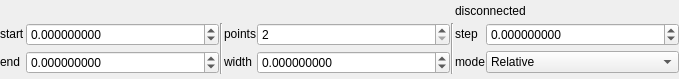
<?xml version="1.0" encoding="UTF-8"?>
<ui version="4.0">
 <class>axis</class>
 <widget class="QWidget" name="axis">
  <property name="geometry">
   <rect>
    <x>0</x>
    <y>0</y>
    <width>679</width>
    <height>79</height>
   </rect>
  </property>
  <property name="windowTitle">
   <string>Form</string>
  </property>
  <layout class="QGridLayout" name="gridLayout">
   <property name="margin">
    <number>0</number>
   </property>
   <property name="spacing">
    <number>1</number>
   </property>
   <item row="0" column="0" colspan="5">
    <widget class="QWidget" name="setupW" native="true">
     <layout class="QHBoxLayout" name="setupPlace">
      <property name="spacing">
       <number>0</number>
      </property>
      <property name="margin">
       <number>0</number>
      </property>
     </layout>
    </widget>
   </item>
   <item row="1" column="0">
    <widget class="QLabel" name="label_35">
     <property name="sizePolicy">
      <sizepolicy hsizetype="Fixed" vsizetype="Fixed">
       <horstretch>0</horstretch>
       <verstretch>0</verstretch>
      </sizepolicy>
     </property>
     <property name="text">
      <string>start</string>
     </property>
    </widget>
   </item>
   <item row="1" column="1">
    <widget class="QMDoubleSpinBox" name="start">
     <property name="toolTip">
      <string>Start point of the scan</string>
     </property>
     <property name="decimals">
      <number>9</number>
     </property>
     <property name="minimum">
      <double>-2147483647.000000000000000</double>
     </property>
     <property name="maximum">
      <double>2147483647.000000000000000</double>
     </property>
    </widget>
   </item>
   <item row="1" column="3">
    <widget class="QLabel" name="label_38">
     <property name="sizePolicy">
      <sizepolicy hsizetype="Fixed" vsizetype="Fixed">
       <horstretch>0</horstretch>
       <verstretch>0</verstretch>
      </sizepolicy>
     </property>
     <property name="text">
      <string>points</string>
     </property>
    </widget>
   </item>
   <item row="1" column="4">
    <widget class="QMSpinBox" name="points">
     <property name="toolTip">
      <string>Number of points of the scan.</string>
     </property>
     <property name="minimum">
      <number>2</number>
     </property>
     <property name="maximum">
      <number>999999999</number>
     </property>
     <property name="value">
      <number>2</number>
     </property>
    </widget>
   </item>
   <item row="1" column="7">
    <widget class="QMDoubleSpinBox" name="step">
     <property name="toolTip">
      <string>Step size</string>
     </property>
     <property name="decimals">
      <number>9</number>
     </property>
     <property name="minimum">
      <double>-2147483647.000000000000000</double>
     </property>
     <property name="maximum">
      <double>2147483647.000000000000000</double>
     </property>
     <property name="value">
      <double>0.000000000000000</double>
     </property>
    </widget>
   </item>
   <item row="2" column="0">
    <widget class="QLabel" name="label_36">
     <property name="sizePolicy">
      <sizepolicy hsizetype="Fixed" vsizetype="Fixed">
       <horstretch>0</horstretch>
       <verstretch>0</verstretch>
      </sizepolicy>
     </property>
     <property name="text">
      <string>end</string>
     </property>
    </widget>
   </item>
   <item row="2" column="1">
    <widget class="QMDoubleSpinBox" name="end">
     <property name="toolTip">
      <string>End point of the scan</string>
     </property>
     <property name="decimals">
      <number>9</number>
     </property>
     <property name="minimum">
      <double>-2147483647.000000000000000</double>
     </property>
     <property name="maximum">
      <double>2147483647.000000000000000</double>
     </property>
    </widget>
   </item>
   <item row="2" column="3">
    <widget class="QLabel" name="label_33">
     <property name="sizePolicy">
      <sizepolicy hsizetype="Fixed" vsizetype="Fixed">
       <horstretch>0</horstretch>
       <verstretch>0</verstretch>
      </sizepolicy>
     </property>
     <property name="text">
      <string>width</string>
     </property>
    </widget>
   </item>
   <item row="2" column="4">
    <widget class="QMDoubleSpinBox" name="width">
     <property name="toolTip">
      <string>Scan width</string>
     </property>
     <property name="decimals">
      <number>9</number>
     </property>
     <property name="minimum">
      <double>-2147483647.000000000000000</double>
     </property>
     <property name="maximum">
      <double>2147483647.000000000000000</double>
     </property>
    </widget>
   </item>
   <item row="2" column="6">
    <widget class="QLabel" name="label_37">
     <property name="sizePolicy">
      <sizepolicy hsizetype="Fixed" vsizetype="Fixed">
       <horstretch>0</horstretch>
       <verstretch>0</verstretch>
      </sizepolicy>
     </property>
     <property name="text">
      <string>mode</string>
     </property>
    </widget>
   </item>
   <item row="2" column="7">
    <widget class="QComboBox" name="mode">
     <property name="toolTip">
      <string>Driving mode.</string>
     </property>
     <item>
      <property name="text">
       <string>Relative</string>
      </property>
     </item>
     <item>
      <property name="text">
       <string>Absolute</string>
      </property>
     </item>
    </widget>
   </item>
   <item row="1" column="2" rowspan="2">
    <widget class="Line" name="line">
     <property name="orientation">
      <enum>Qt::Vertical</enum>
     </property>
    </widget>
   </item>
   <item row="1" column="6">
    <widget class="QLabel" name="label_34">
     <property name="sizePolicy">
      <sizepolicy hsizetype="Fixed" vsizetype="Fixed">
       <horstretch>0</horstretch>
       <verstretch>0</verstretch>
      </sizepolicy>
     </property>
     <property name="text">
      <string>step</string>
     </property>
    </widget>
   </item>
   <item row="1" column="5" rowspan="2">
    <widget class="Line" name="line_2">
     <property name="orientation">
      <enum>Qt::Vertical</enum>
     </property>
    </widget>
   </item>
   <item row="0" column="6" colspan="2">
    <widget class="QLabel" name="val">
     <property name="sizePolicy">
      <sizepolicy hsizetype="Fixed" vsizetype="Fixed">
       <horstretch>0</horstretch>
       <verstretch>0</verstretch>
      </sizepolicy>
     </property>
     <property name="text">
      <string>disconnected</string>
     </property>
    </widget>
   </item>
  </layout>
 </widget>
 <customwidgets>
  <customwidget>
   <class>QMDoubleSpinBox</class>
   <extends>QDoubleSpinBox</extends>
   <header location="global">qtpvwidgets.h</header>
   <slots>
    <signal>valueEdited(double)</signal>
    <signal>escaped()</signal>
   </slots>
  </customwidget>
  <customwidget>
   <class>QMSpinBox</class>
   <extends>QSpinBox</extends>
   <header location="global">qtpvwidgets.h</header>
  </customwidget>
 </customwidgets>
 <tabstops>
  <tabstop>start</tabstop>
  <tabstop>end</tabstop>
  <tabstop>points</tabstop>
  <tabstop>width</tabstop>
  <tabstop>step</tabstop>
  <tabstop>mode</tabstop>
 </tabstops>
 <resources/>
 <connections/>
</ui>
